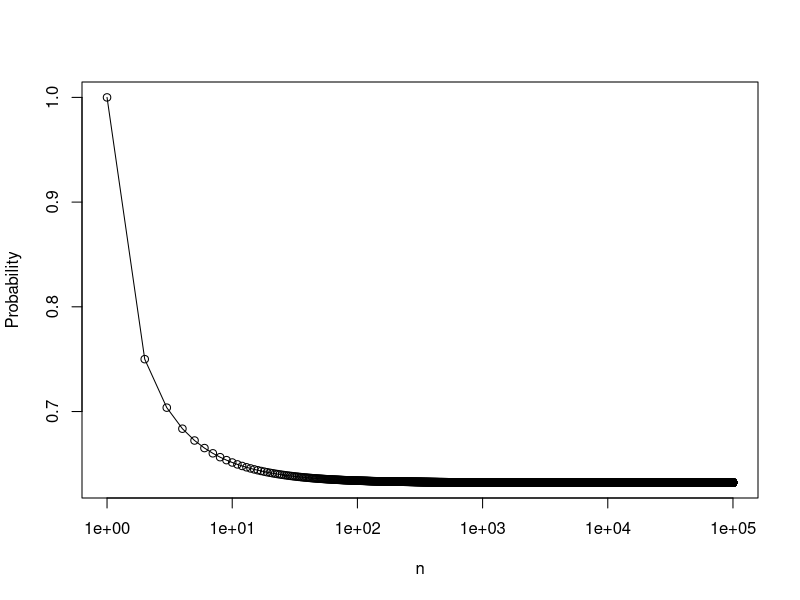

This figure's R source:
## ---- chunk 1
n <- 5
1 - (1 - 1 / n)^n
## ---- chunk 2
n <- 100
1 - (1 - 1 / n)^n
## ---- chunk 3
n <- 100000
1 - (1 - 1 / n)^n
## ---- chunk 4
x <- sapply(1:100000, function(n) 1 - (1 - 1 / n)^n)
plot(x, log = "x", type = "o", xlab = "n", ylab = "Probability")
## ---- chunk 5
store=rep(NA, 10000)
for(i in 1:10000){
  store[i] = sum(sample(1:100, rep=TRUE)==4)>0
}
mean(store)
